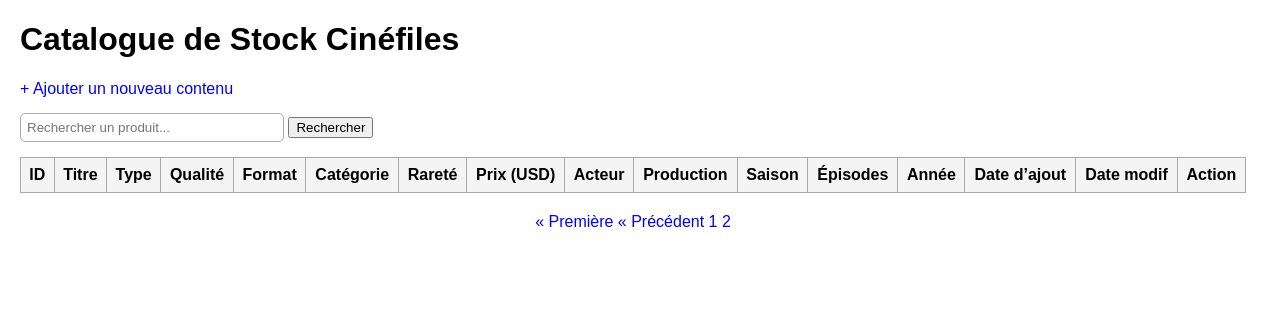
Before: /stock/?page=3 with the older database file.
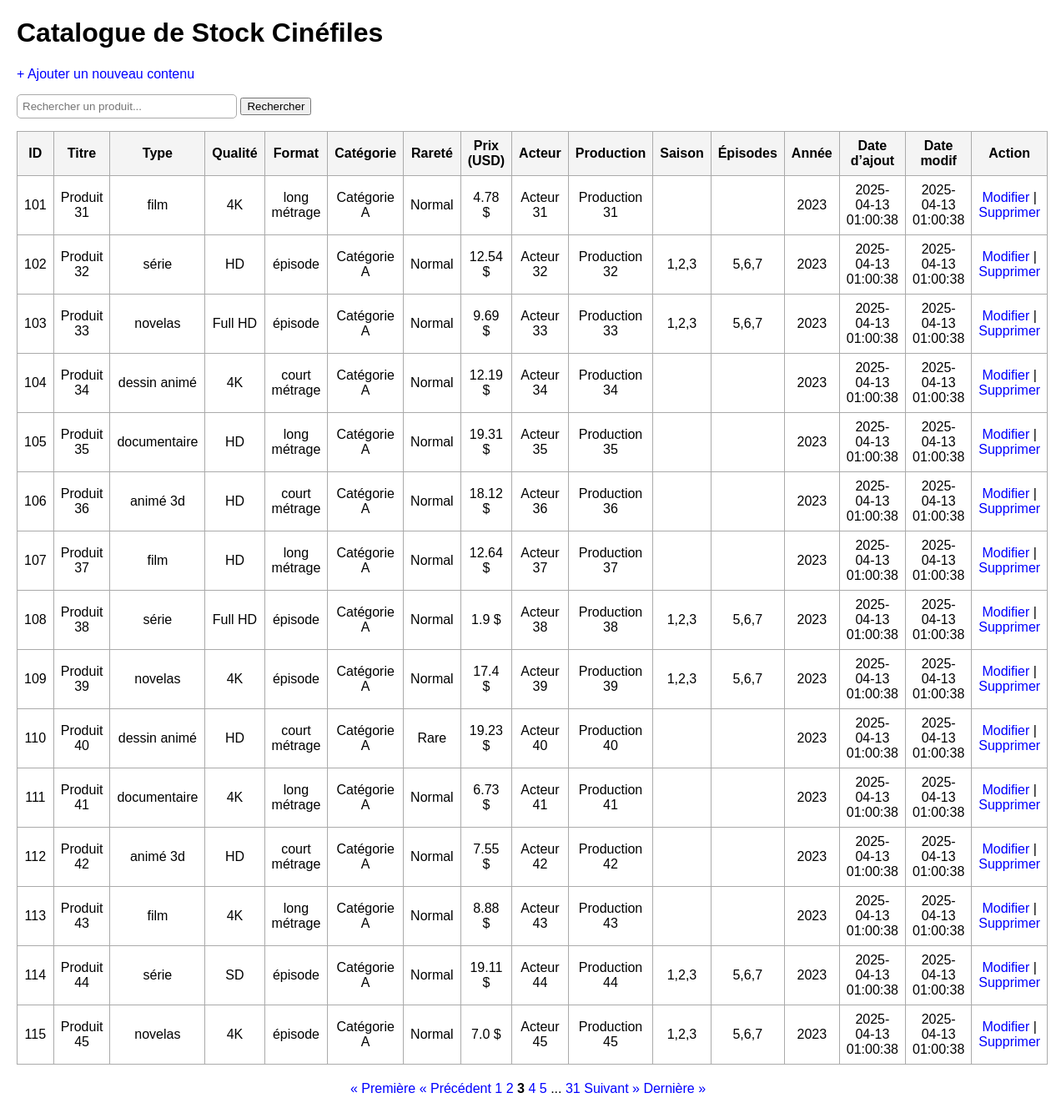
After: the same page with the newer database file.
### tables this page shows
CREATE TABLE stock (
    id INTEGER PRIMARY KEY AUTOINCREMENT,
    titre TEXT,
    type TEXT,
    qualite TEXT,
    format TEXT,
    categorie TEXT,
    rarete TEXT,
    prix REAL,
    acteur TEXT,
    production TEXT,
    saison TEXT,
    episodes TEXT,
    annee TEXT,
    date_ajout TEXT,
    date_modif TEXT
);

### routes/stock_routes.py (the view)
@stock_bp.route("/")
def index():
    try:
        page = int(request.args.get("page", 1))
    except ValueError:
        page = 1
    per_page = 15
    offset = (page - 1) * per_page
    conn = sqlite3.connect(DB_NAME)
    conn.row_factory = sqlite3.Row
    c = conn.cursor()
    c.execute("SELECT COUNT(*) FROM stock")
    total = c.fetchone()[0]
    total_pages = (total + per_page - 1) // per_page
    c.execute("""
        SELECT * FROM stock
        ORDER BY id ASC
        LIMIT ? OFFSET ?
    """, (per_page, offset))
    rows = c.fetchall()
    conn.close()
    pagination_links = get_pagination_links(page, total_pages, delta=2)
    return render_template(
        "index.html",
        rows=rows,
        page=page,
        total_pages=total_pages,
        pagination_links=pagination_links,
        per_page=per_page
    )

### routes/stock_routes.py (called while the page is built)
def get_pagination_links(page, total_pages, delta=2):
    links = []
    for p in range(1, total_pages + 1):
        if p == 1 or p == total_pages or (p >= page - delta and p <= page + delta):
            links.append(p)
        elif links[-1] != "...":
            links.append("...")
    return links

### templates/index.html (shortened to what this page needs)
<!DOCTYPE html>
<html lang="fr">
<head>
</head>
<body>
    <h1>Catalogue de Stock Cinéfiles</h1>
    <a href="/stock/add">+ Ajouter un nouveau contenu</a>
    <form action="/stock/rechercher" method="get" style="margin: 15px 0;">
        <input type="text" name="q" placeholder="Rechercher un produit..." value="{{ recherche if recherche else '' }}">
        <button type="submit">Rechercher</button>
    </form>
    <table>
        <tr>
            <th>ID</th>
            <th>Titre</th>
            <th>Type</th>
            <th>Qualité</th>
            <th>Format</th>
            <th>Catégorie</th>
            <th>Rareté</th>
            <th>Prix (USD)</th>
            <th>Acteur</th>
            <th>Production</th>
            <th>Saison</th>
            <th>Épisodes</th>
            <th>Année</th>
            <th>Date d’ajout</th>
            <th>Date modif</th>
            <th>Action</th>
        </tr>
        {% for row in rows %}
        <tr>
            <td>{{ row[0] }}</td>
            <td>{{ row[1] }}</td>
            <td>{{ row[2] }}</td>
            <td>{{ row[3] }}</td>
            <td>{{ row[4] }}</td>
            <td>{{ row[5] }}</td>
            <td>{{ row[6] }}</td>
            <td>{{ row[7] }} $</td>
            <td>{{ row[8] }}</td>
            <td>{{ row[9] }}</td>
            <td>{{ row[10] }}</td>
            <td>{{ row[11] }}</td>
            <td>{{ row[12] }}</td>
            <td>{{ row[13] }}</td>
            <td>{{ row[14] }}</td>
            <td>
                <a href="/stock/modifier/{{ row[0] }}">Modifier</a> |
                <a href="/stock/delete/{{ row[0] }}" onclick="return confirm('Confirmer la suppression ?')">Supprimer</a>
            </td>
        </tr>
        {% endfor %}
</table>
<div style="margin-top: 20px; text-align: center;">
    {% if page > 1 %}
        <a href="{{ url_for('stock.index', page=1) }}">« Première</a>
        <a href="{{ url_for('stock.index', page=page-1) }}">&laquo; Précédent</a>
    {% endif %}
    {% for p in pagination_links %}
        {% if p == '...' %}
            <span>...</span>
        {% elif p == page %}
            <span style="font-weight:bold;">{{ p }}</span>
        {% else %}
            <a href="{{ url_for('stock.index', page=p) }}">{{ p }}</a>
        {% endif %}
    {% endfor %}
    {% if page < total_pages %}
        <a href="{{ url_for('stock.index', page=page+1) }}">Suivant &raquo;</a>
        <a href="{{ url_for('stock.index', page=total_pages) }}">Dernière »</a>
    {% endif %}
</div>
</body>
</html>

### templates/index.html (style rules this page uses)
body { font-family: Arial, sans-serif; margin: 20px; }
table { border-collapse: collapse; width: 100%; }
th, td { border: 1px solid #aaa; padding: 8px; text-align: center; }
th { background: #f4f4f4; }
a { text-decoration: none; color: blue; }
input[type="text"] { padding: 6px; width: 250px; border-radius: 5px; border: 1px solid #aaa; }

Changed rows visible on the page:
added stock: id "101", titre "Produit 31", type "film", qualite "4K", format "long métrage", categorie "Catégorie A", rarete "Normal", prix "4.78", acteur "Acteur 31", production "Production 31", annee "2023", date_ajout "2025-04-13 01:00:38", date_modif "2025-04-13 01:00:38"
added stock: id "102", titre "Produit 32", type "série", qualite "HD", format "épisode", categorie "Catégorie A", rarete "Normal", prix "12.54", acteur "Acteur 32", production "Production 32", saison "1,2,3", episodes "5,6,7", annee "2023", date_ajout "2025-04-13 01:00:38", date_modif "2025-04-13 01:00:38"
added stock: id "103", titre "Produit 33", type "novelas", qualite "Full HD", format "épisode", categorie "Catégorie A", rarete "Normal", prix "9.69", acteur "Acteur 33", production "Production 33", saison "1,2,3", episodes "5,6,7", annee "2023", date_ajout "2025-04-13 01:00:38", date_modif "2025-04-13 01:00:38"
added stock: id "104", titre "Produit 34", type "dessin animé", qualite "4K", format "court métrage", categorie "Catégorie A", rarete "Normal", prix "12.19", acteur "Acteur 34", production "Production 34", annee "2023", date_ajout "2025-04-13 01:00:38", date_modif "2025-04-13 01:00:38"
added stock: id "105", titre "Produit 35", type "documentaire", qualite "HD", format "long métrage", categorie "Catégorie A", rarete "Normal", prix "19.31", acteur "Acteur 35", production "Production 35", annee "2023", date_ajout "2025-04-13 01:00:38", date_modif "2025-04-13 01:00:38"
added stock: id "106", titre "Produit 36", type "animé 3d", qualite "HD", format "court métrage", categorie "Catégorie A", rarete "Normal", prix "18.12", acteur "Acteur 36", production "Production 36", annee "2023", date_ajout "2025-04-13 01:00:38", date_modif "2025-04-13 01:00:38"
added stock: id "107", titre "Produit 37", type "film", qualite "HD", format "long métrage", categorie "Catégorie A", rarete "Normal", prix "12.64", acteur "Acteur 37", production "Production 37", annee "2023", date_ajout "2025-04-13 01:00:38", date_modif "2025-04-13 01:00:38"
added stock: id "108", titre "Produit 38", type "série", qualite "Full HD", format "épisode", categorie "Catégorie A", rarete "Normal", prix "1.9", acteur "Acteur 38", production "Production 38", saison "1,2,3", episodes "5,6,7", annee "2023", date_ajout "2025-04-13 01:00:38", date_modif "2025-04-13 01:00:38"
added stock: id "109", titre "Produit 39", type "novelas", qualite "4K", format "épisode", categorie "Catégorie A", rarete "Normal", prix "17.4", acteur "Acteur 39", production "Production 39", saison "1,2,3", episodes "5,6,7", annee "2023", date_ajout "2025-04-13 01:00:38", date_modif "2025-04-13 01:00:38"
added stock: id "110", titre "Produit 40", type "dessin animé", qualite "HD", format "court métrage", categorie "Catégorie A", rarete "Rare", prix "19.23", acteur "Acteur 40", production "Production 40", annee "2023", date_ajout "2025-04-13 01:00:38", date_modif "2025-04-13 01:00:38"
added stock: id "111", titre "Produit 41", type "documentaire", qualite "4K", format "long métrage", categorie "Catégorie A", rarete "Normal", prix "6.73", acteur "Acteur 41", production "Production 41", annee "2023", date_ajout "2025-04-13 01:00:38", date_modif "2025-04-13 01:00:38"
added stock: id "112", titre "Produit 42", type "animé 3d", qualite "HD", format "court métrage", categorie "Catégorie A", rarete "Normal", prix "7.55", acteur "Acteur 42", production "Production 42", annee "2023", date_ajout "2025-04-13 01:00:38", date_modif "2025-04-13 01:00:38"
added stock: id "113", titre "Produit 43", type "film", qualite "4K", format "long métrage", categorie "Catégorie A", rarete "Normal", prix "8.88", acteur "Acteur 43", production "Production 43", annee "2023", date_ajout "2025-04-13 01:00:38", date_modif "2025-04-13 01:00:38"
added stock: id "114", titre "Produit 44", type "série", qualite "SD", format "épisode", categorie "Catégorie A", rarete "Normal", prix "19.11", acteur "Acteur 44", production "Production 44", saison "1,2,3", episodes "5,6,7", annee "2023", date_ajout "2025-04-13 01:00:38", date_modif "2025-04-13 01:00:38"
added stock: id "115", titre "Produit 45", type "novelas", qualite "4K", format "épisode", categorie "Catégorie A", rarete "Normal", prix "7.0", acteur "Acteur 45", production "Production 45", saison "1,2,3", episodes "5,6,7", annee "2023", date_ajout "2025-04-13 01:00:38", date_modif "2025-04-13 01:00:38"
Other visible differences:
new list line: "3"
new list line: "4"
new list line: "5"
new list line: "31"
text now shown: "Suivant » Dernière »"
